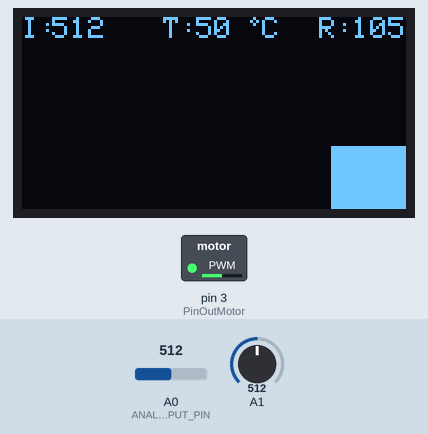
Simulated run of this sketch. Board: Arduino Uno, built with avr-gcc and run on an emulated ATmega328P. On the bench: 128×64 one-colour display, switched loads named in the sketch (green lamp = pin HIGH). The inputs (shaded band) are chosen by the test bench; at power-on: A0 (ANALOG_INPUT_PIN) = 512, A1 = 512. What the sketch prints to the serial monitor is not drawn.

Above: at 6.29 s.
6.3 s: A0 (ANALOG_INPUT_PIN) set to 716
At 6.39 s:
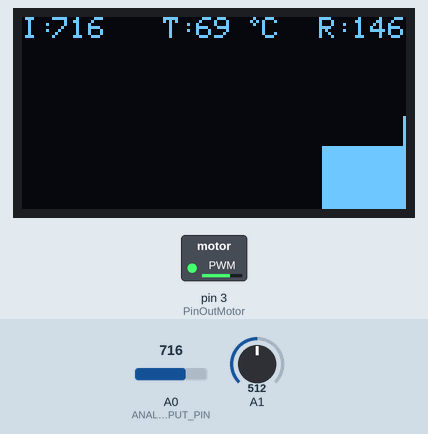
7.9 s: A0 (ANALOG_INPUT_PIN) set to 900
At 7.96 s:
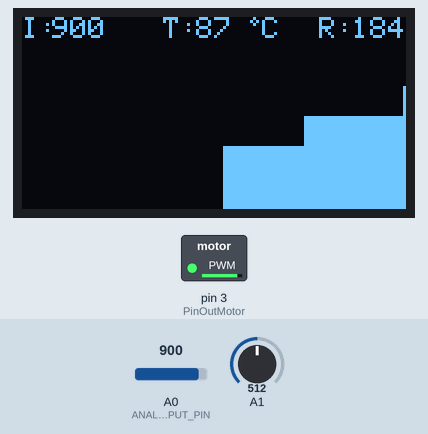
9.5 s: A0 (ANALOG_INPUT_PIN) set to 511
At 9.58 s:
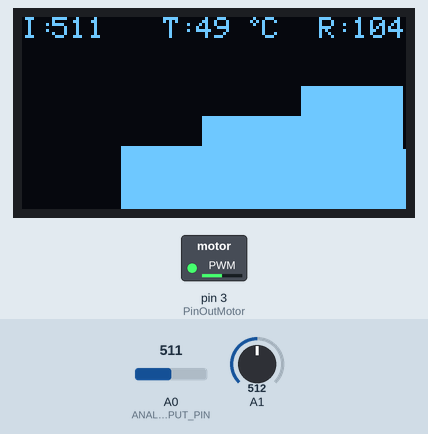
11.2 s: A0 (ANALOG_INPUT_PIN) set to 122
At 11.26 s:
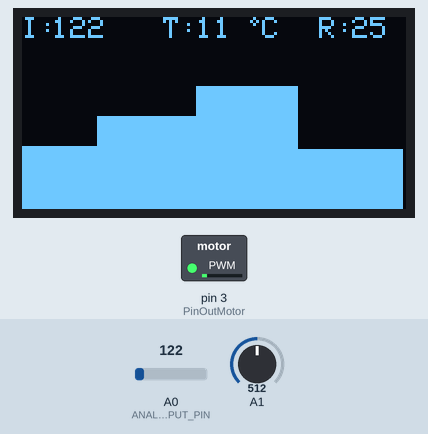
12.8 s: A0 (ANALOG_INPUT_PIN) set to 0
At 12.88 s:
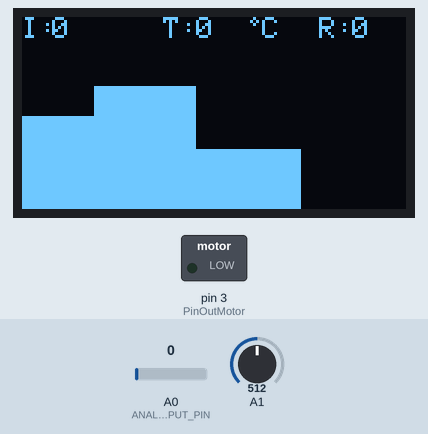
Timing chart, 0 to 15.5 s (numbered marks = the images above; inputs shaded):
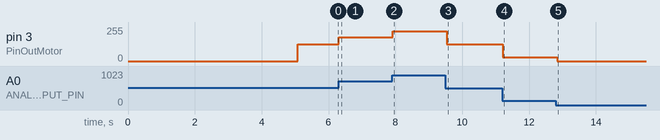

The sketch:

CodeV1.ino
```cpp
/*
Project made By Mateus From Materpillar
*/

#include <Wire.h>
#include <SPI.h>
#include <Adafruit_GFX.h>
#include <Adafruit_SSD1306.h>

#define SCREEN_WIDTH 128 // OLED display width, in pixels
#define SCREEN_HEIGHT 64 // OLED display height, in pixels

// Declaration for an SSD1306 display connected to I2C (SDA, SCL pins)
#define OLED_RESET     4 // Reset pin # (or -1 if sharing Arduino reset pin)
Adafruit_SSD1306 _display(SCREEN_WIDTH, SCREEN_HEIGHT, &Wire, OLED_RESET);

const int ANALOG_INPUT_PIN = A0;
const int MIN_ANALOG_INPUT = 0;
const int MAX_ANALOG_INPUT = 1023;
const int DELAY_LOOP_MS = 5; // change to slow down how often to read and graph value
//const int MOTOR_OUTPUT 3;
#define PinOutMotor 3
int _circularBuffer[SCREEN_WIDTH]; //fast way to store values
int _curWriteIndex = 0; // tracks where we are in the circular buffer

// for tracking fps
float _fps = 0;
unsigned long _frameCount = 0;
unsigned long _fpsStartTimeStamp = 0;

// status bar
boolean _drawStatusBar = true; // change to show/hide status bar
int _graphHeight = SCREEN_HEIGHT;

void setup() {
  pinMode(PinOutMotor,OUTPUT);
  Serial.begin(9600);

  // SSD1306_SWITCHCAPVCC = generate display voltage from 3.3V internally
  if (!_display.begin(SSD1306_SWITCHCAPVCC, 0x3C)) { // Address 0x3D for 128x64
    Serial.println(F("SSD1306 allocation failed"));
    for (;;); // Don't proceed, loop forever
  }

  // Clear the buffer
  _display.clearDisplay();

  _display.setTextSize(1);
  _display.setTextColor(WHITE, BLACK);
  _display.setCursor(0, 0);
  _display.println("Iniciando sistema...");
  _display.setTextSize(3);
  _display.setCursor(0, 16);
  _display.println(" MOURA");
  _display.setCursor(0, 45);
  _display.setTextSize(1);
  _display.println("     MATERPILLAR");

_display.setTextSize(1);
  _display.display();

  delay(5000);
  _display.clearDisplay();

  if(_drawStatusBar){
    _graphHeight = SCREEN_HEIGHT - 10;
  }

  _fpsStartTimeStamp = millis();
}

void loop() {
  // Clear the display on each frame. We draw from the _circularBuffer
  _display.clearDisplay();

  // Read and store the analog data into a circular buffer
  int analogVal = analogRead(ANALOG_INPUT_PIN);
  Serial.println(analogVal);
  _circularBuffer[_curWriteIndex++] = analogVal;

  // Set the circular buffer index back to zero when it reaches the
  // right of the screen
  if(_curWriteIndex >= _display.width()){
    _curWriteIndex = 0;
  }

  if(_drawStatusBar){
    drawStatusBar(analogVal);
  }

  // Draw the line graph based on data in _circularBuffer
  int xPos = 0;
  for (int i = _curWriteIndex; i < _display.width(); i++){
    int analogVal = _circularBuffer[i];
    drawLine(xPos, analogVal);
    xPos++;
  }

  for(int i = 0; i < _curWriteIndex; i++){
    int analogVal = _circularBuffer[i];
    drawLine(xPos, analogVal);
    xPos++;;
  }

  _display.display();

  calcFrameRate();

  delay(DELAY_LOOP_MS);
}

/**
 * Draw the line at the given x position and analog value
 */
void drawLine(int xPos, int analogVal){
  int lineHeight = map(analogVal, MIN_ANALOG_INPUT, MAX_ANALOG_INPUT, 0, _graphHeight);
  int yPos = _display.height() - lineHeight + 6;
  _display.drawFastVLine(xPos, yPos, lineHeight, SSD1306_WHITE);
}

/**
 * Call this every frame to calculate frame rate
 */
void calcFrameRate() {

  unsigned long elapsedTime = millis() - _fpsStartTimeStamp;
  _frameCount++;
  if (elapsedTime > 1000) {
    _fps = _frameCount / (elapsedTime / 1000.0);
    _fpsStartTimeStamp = millis();
    _frameCount = 0;
  }
}

/**
 * Draws the status bar at top of screen with fps and analog value
 */
void drawStatusBar(int analogVal) {

   // erase status bar by drawing all black
  _display.fillRect(0, 0, _display.width(), 8, SSD1306_BLACK);

  int SensorVelM=analogRead(A1);
  // Draw current val
  _display.setCursor(0, 0);
  _display.print("I:");
  _display.setCursor(10, 0);
  _display.print(analogVal);
  //_display.fillCircle( 27, 1, 1,SSD1306_WHITE);
 // _display.setCursor(30, 0);
 //_display.print("C");

 //temp
  _display.setCursor(47, 0);
  _display.print("T:");
  int valTemp=map(analogVal,0,1023,0,100);
  _display.setCursor(58, 0);
  _display.print(valTemp);
  _display.drawCircle( 77, 1, 1,SSD1306_WHITE);
  _display.setCursor(80, 0);
  _display.print("C");


//RPM
  int SensorTemp=analogRead(A0);
  _display.setCursor(99, 0);
  _display.print("R:");
  int valRPM=map(SensorTemp,0,1023,0,210);
  int valRPMPWM=map(SensorTemp,0,1023,0,255);
  _display.setCursor(110, 0);
  _display.print(valRPM);
  analogWrite(PinOutMotor,valRPMPWM);


  // Draw frame count
  int16_t x1, y1;
  uint16_t w, h;
  _display.getTextBounds("XX.XX fps", 0, 0, &x1, &y1, &w, &h);
  _display.setCursor(_display.width() - w, 0);
  //_display.print(_fps);
  //_display.print(" fps");
}
```

Measured:
- after the input at 6.3 s, pin 3 (PinOutMotor): 127/255 → 178/255 at once
- after the input at 7.9 s, pin 3 (PinOutMotor): 178/255 → 224/255 at once
- after the input at 9.5 s, pin 3 (PinOutMotor): 224/255 → 127/255 at once
- after the input at 11.2 s, pin 3 (PinOutMotor): 127/255 → 30/255 at once
- after the input at 12.8 s, pin 3 (PinOutMotor): 30/255 → 0/255 at once
